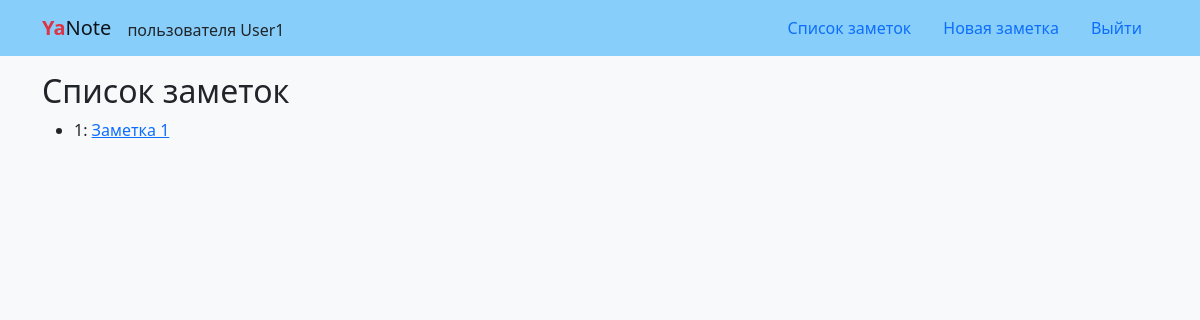
The page /notes/ (signed in) on the database as committed earlier.
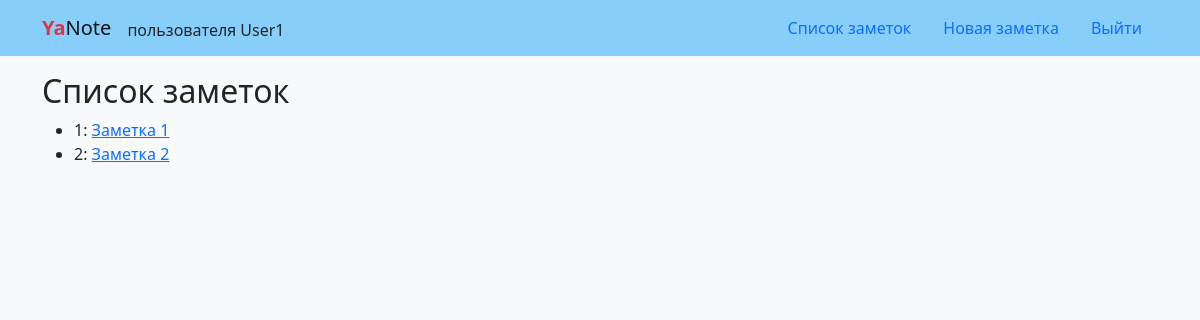
The same page on the database as committed later.
### notes/models.py (models this page shows, shortened)
class Note(models.Model):
    title = models.CharField(
        'Заголовок',
        max_length=100,
        default='Название заметки',
        help_text='Дайте короткое название заметке'
    )
    text = models.TextField(
        'Текст',
        help_text='Добавьте подробностей'
    )
    slug = models.SlugField(
        'Адрес для страницы с заметкой',
        max_length=100,
        unique=True,
        blank=True,
        help_text=('Укажите адрес для страницы заметки. Используйте только '
                   'латиницу, цифры, дефисы и знаки подчёркивания')
    )
    author = models.ForeignKey(
        settings.AUTH_USER_MODEL,
        on_delete=models.CASCADE,
    )

### notes/views.py (the view)
# urls.py: path('notes/', views.NotesList.as_view(), name='list'),
class NotesList(NoteBase, generic.ListView):
    template_name = 'notes/list.html'

### notes/views.py (called while the page is built)
    def get_queryset(self):
        return self.model.objects.filter(author=self.request.user)

### templates/notes/list.html
{% extends "base.html" %}
{% block content %}
  <h2>Список заметок</h2>
  <ul>
    {% for note in object_list %}
      <li>
        {{ note.id }}:
        <a href="{% url 'notes:detail' note.slug %}"> {{ note.title }}</a>
      </li>
    {% endfor %}
  </ul>
{% endblock content %}

Rows that differ between the two databases and show on the page:
added Note: id "2", title "Заметка 2"
